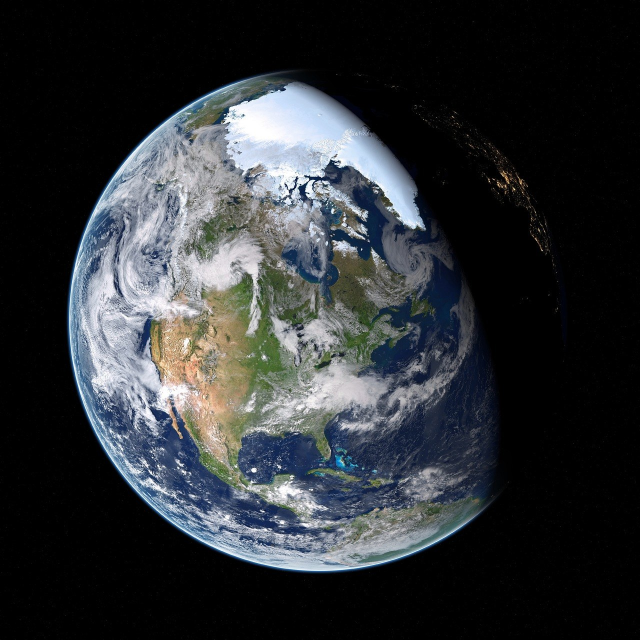
#> input picture amplifier-deck/assets/s1_earth.jpg, 1280 x 1280 px (shown at 1/2 size)
$ python desaturate.py
#> lines starting #> are read from the running program, lines starting #| are printed output that depends on the picture
#!/usr/bin/env python3
"""Bake an 8% desaturation into the background plates.

Doing this at rest instead of with a CSS filter keeps Chrome from rasterizing
the whole background layer on print, which roughly tripled the exported PDF.
Run once; the assets are already baked.
"""
import sys, pathlib
from PIL import Image

AMOUNT = 0.08
A = pathlib.Path(__file__).resolve().parent / "assets"

for name in ["s1_earth.jpg", "s2_wave.jpg", "s3_ai.jpg", "s5_wave.jpg"]:
    p = A / name
    im = Image.open(p).convert("RGB")
#> im is the input picture: PIL image 1280x1280 RGB; mean R, G, B 46.8, 50.2, 53.6
    grey = im.convert("L").convert("RGB")
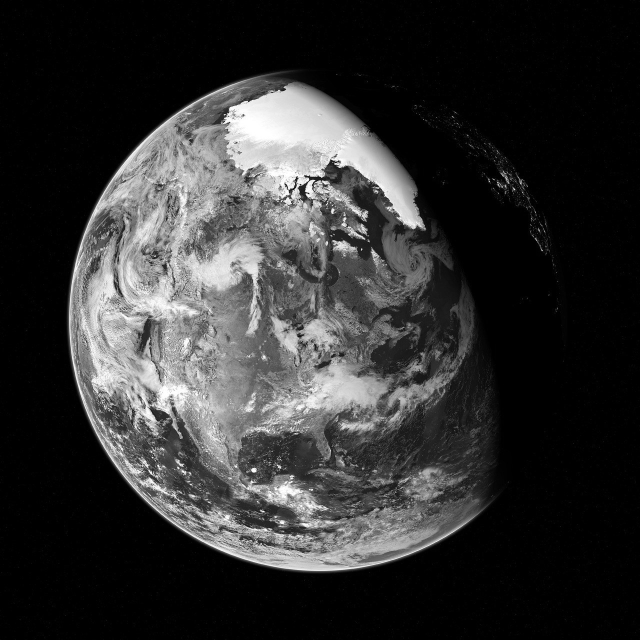
#> grey: PIL image 1280x1280 RGB (shown at 1/2 size); min 0, max 255, mean 49.6
    out = Image.blend(im, grey, AMOUNT)
    before = p.stat().st_size
    out.save(p, "JPEG", quality=88, optimize=True, progressive=True)
    print(f"  {name:14s} {before/1024:6.0f} KB -> {p.stat().st_size/1024:6.0f} KB")
#> pass 2 of the loop `for name in ["s1_earth.jpg", "s2_wave.jpg", "s3_ai.jpg", "s5_wave.jpg"]:`:
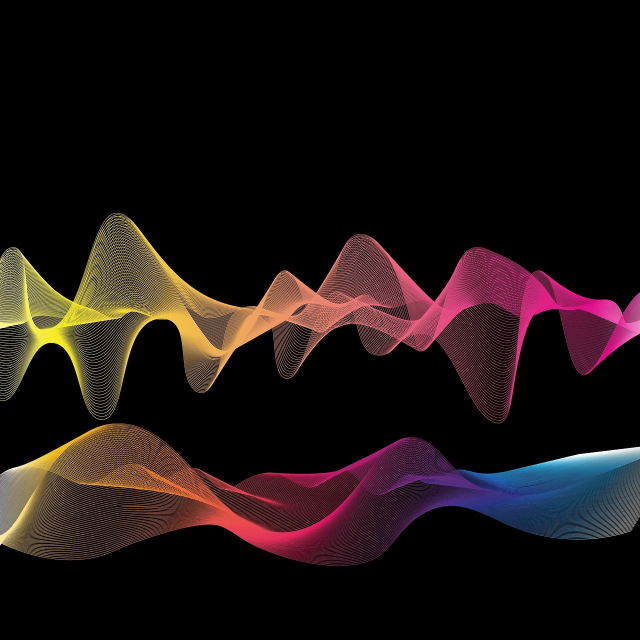
#> input picture amplifier-deck/assets/s2_wave.jpg, 1280 x 1280 px (shown at 1/2 size)
#> im is the input picture: PIL image 1280x1280 RGB; mean R, G, B 29.3, 19.1, 18.6
#> `grey = im.convert("L").convert("RGB")`:
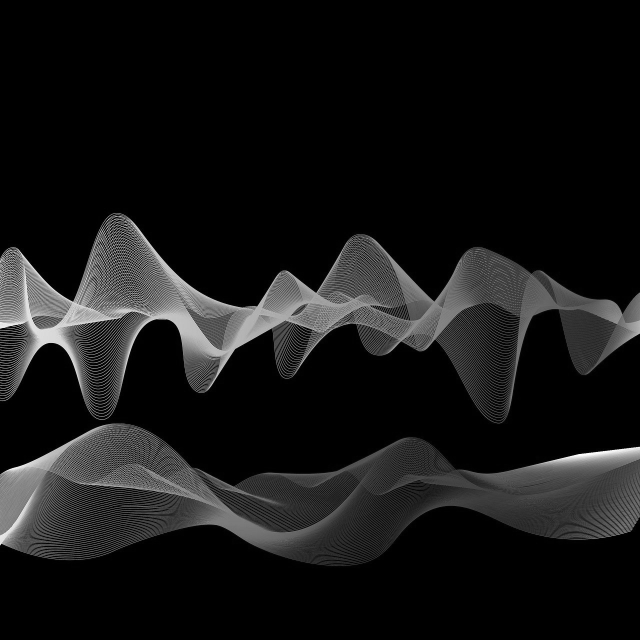
#> grey: PIL image 1280x1280 RGB (shown at 1/2 size); min 0, max 255, mean 22.1
print(f"desaturated by {AMOUNT:.0%}")
